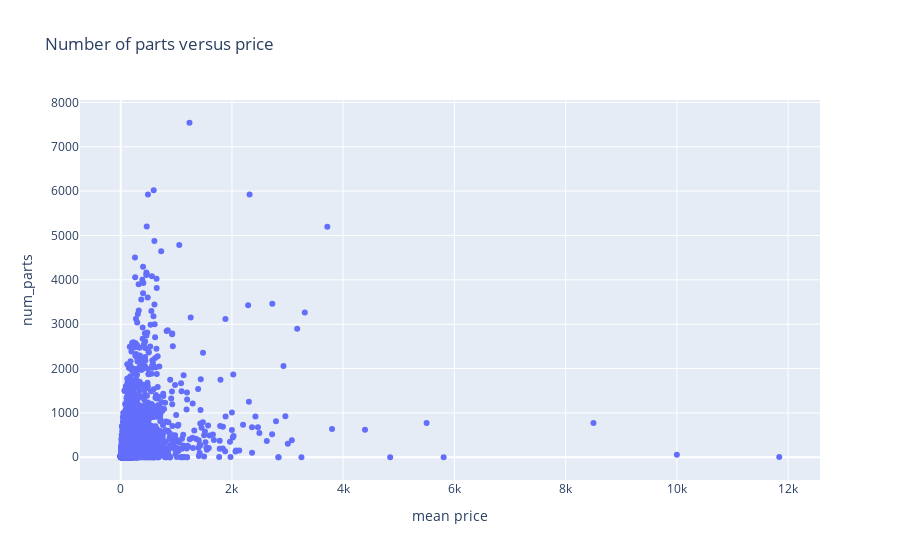

Notebook code cell kept with this figure:
### Code cell
# plot scatter of price and num_parts
data = [go.Scatter(x=df_prices_N['price_mean_N'],
                  y=df_prices_N['num_parts'],
                  mode='markers'
    )
]
layout=go.Layout(title='Number of parts versus price',
                xaxis=dict(title='mean price'),
                yaxis=dict(title='num_parts'))
fig = go.Figure(data=data, layout=layout)
fig.show()

### Figure 1 — Plotly figure (JSON) as saved in the notebook; plotly's stock layout.template omitted (floating-point values rounded to 4 significant figures; data arrays with more than 128 entries replaced by an {"elided": "..."} marker saying what was removed)
{"data": [{"mode": "markers", "type": "scatter", "x": {"elided": "9527 float values"}, "y": {"elided": "9527 int values"}}], "layout": {"title": {"text": "Number of parts versus price"}, "xaxis": {"title": {"text": "mean price"}}, "yaxis": {"title": {"text": "num_parts"}}}}
